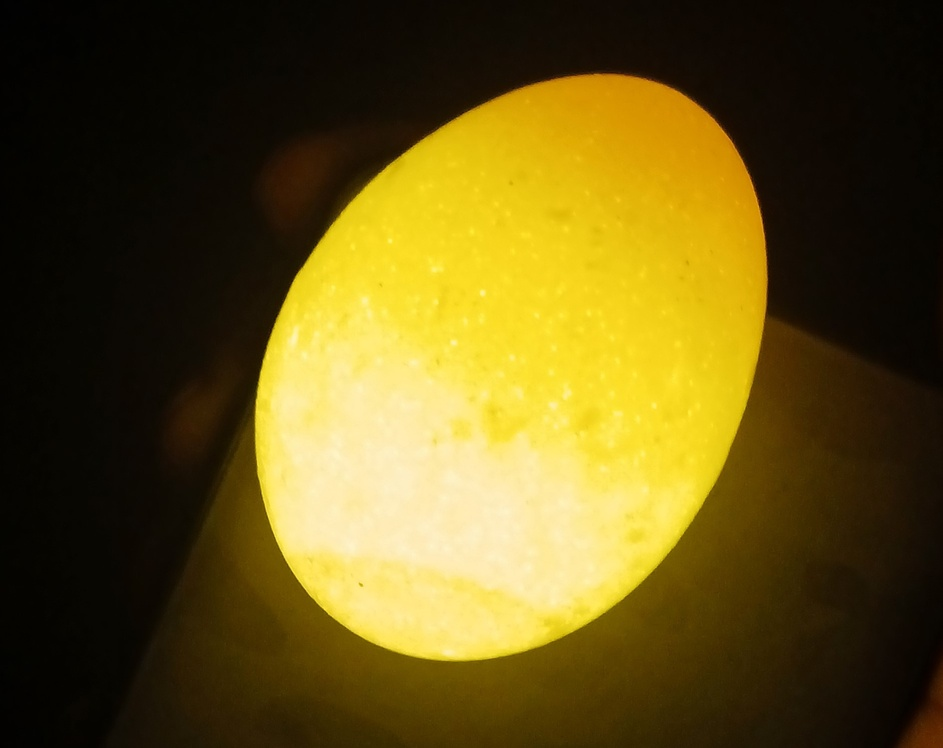
#> input picture imageSet01/f1.jpg, 943 x 748 px, shrunk from 1884 x 1494 before the run; its folder holds only this picture in this run
$ python FertilizedAndNonFertilizedEggDetector.py
#> lines starting #> are read from the running program, lines starting #| are printed output that depends on the picture; after the words box and inside, x2 and y2 are one past the last pixel; in counts of white or black regions, pixels touching at a corner belong together

import cv2
import numpy as np
import matplotlib.pyplot as plt
import os

def extract_egg_subimage(image_path):
#> called with image_path = 'imageSet01/f1.jpg'
    img = cv2.imread(image_path)
#> img is the input picture: shape (748, 943, 3); mean B, G, R 25.2, 84.1, 100.3

    # Convert to grayscale
    gray = cv2.cvtColor(img, cv2.COLOR_BGR2GRAY)
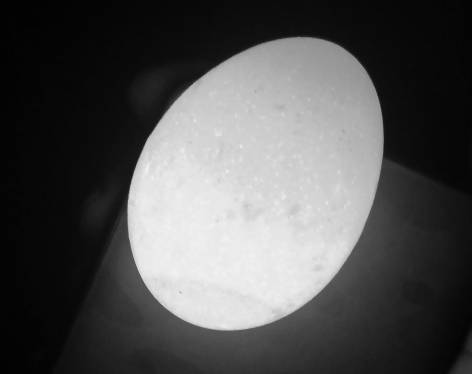
#> gray: shape (748, 943) (shown at 1/2 size); min 0, max 243, mean 82.3

    # Apply threshold
    _, binary_mask = cv2.threshold(gray, 50, 255, cv2.THRESH_BINARY)
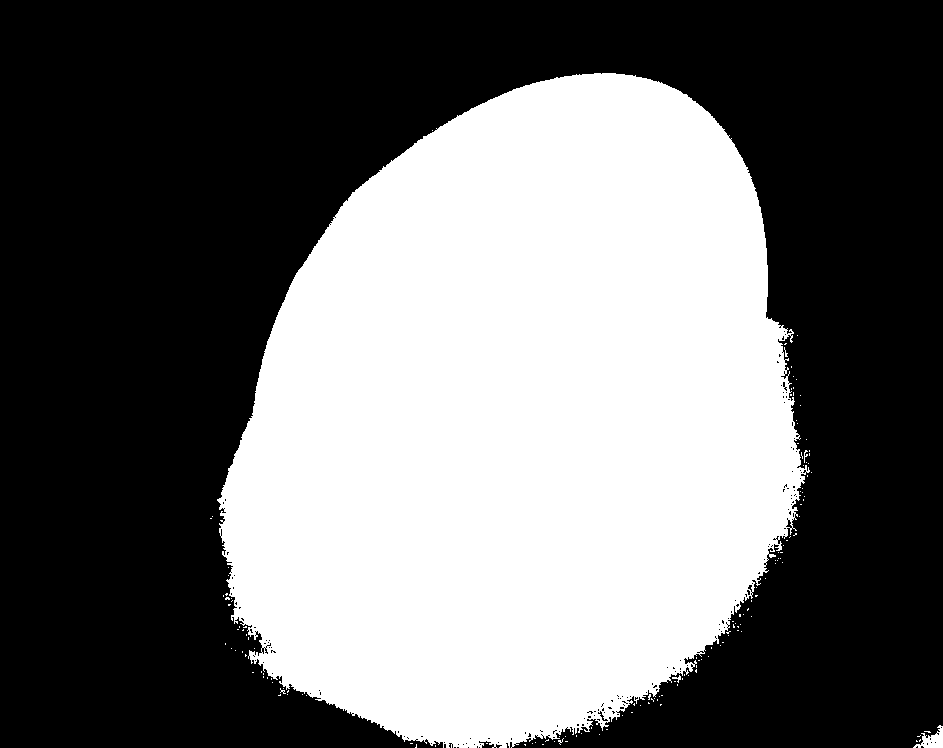
#> binary_mask: shape (748, 943); 42.3% white; 150 white regions (146 under 20 px)

    # Find contours
    contours, _ = cv2.findContours(binary_mask, cv2.RETR_EXTERNAL, cv2.CHAIN_APPROX_SIMPLE)
#> contours = 150 contours, 148 with area under 20; largest, box (x1, y1, x2, y2) and area: (217, 73, 810, 748) 296540, (913, 725, 943, 748) 280

    if contours:

        largest_contour = max(contours, key=cv2.contourArea)
#> largest_contour = contour of 2018 points, box (x1, y1, x2, y2) (217, 73, 810, 748), area 296540

        x, y, w, h = cv2.boundingRect(largest_contour)
#> x = 217; y = 73; w = 593; h = 675

        # Extract the sub-image (ROI) from the original color image
        egg_subimage = img[y:y + h, x:x + w]
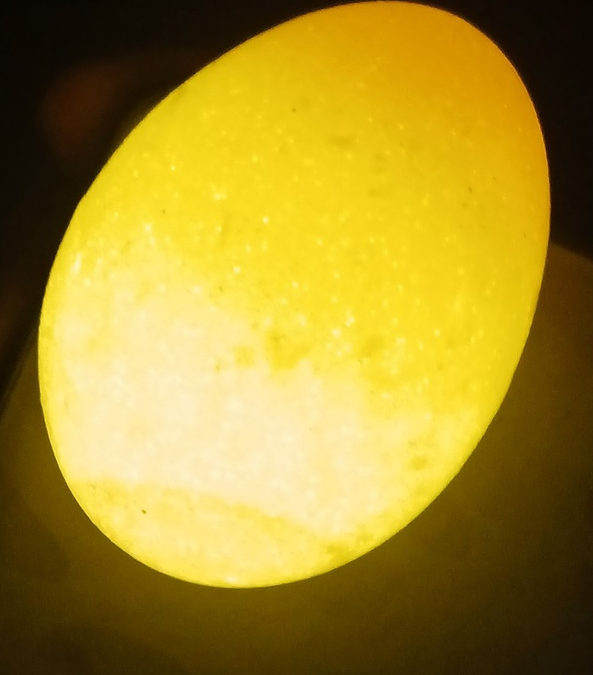
#> egg_subimage: shape (675, 593, 3); mean B, G, R 42.7, 140.1, 164.6

        return egg_subimage
    else:
        print("No egg found in the image.")
        return None

def enhance_contrast(image):
    # Apply CLAHE
    image=cv2.cvtColor(image,cv2.COLOR_BGR2GRAY)
    clahe = cv2.createCLAHE(clipLimit=2.0, tileGridSize=(8, 8))
    enhanced_image = clahe.apply(image)
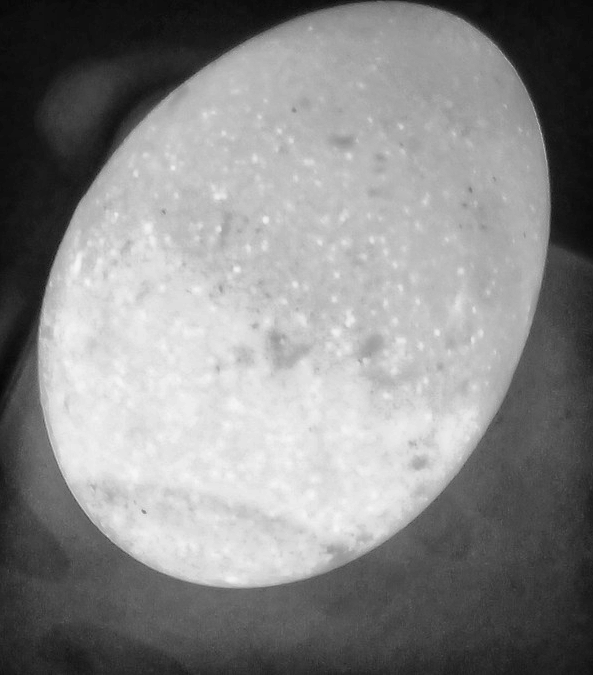
#> enhanced_image: shape (675, 593); min 7, max 245, mean 136.2
    return enhanced_image

def remove_noise(image):
    # Apply median filter to remove noise
    denoised_image = cv2.medianBlur(image, ksize=3)

    # Apply Gaussian smoothing for further noise reduction
    smoothed_image = cv2.GaussianBlur(denoised_image, (5, 5), sigmaX=0)

    return smoothed_image

def otsu_threshold(smoothed_image):
    _, binary_image = cv2.threshold(smoothed_image, 0, 255, cv2.THRESH_BINARY + cv2.THRESH_OTSU)
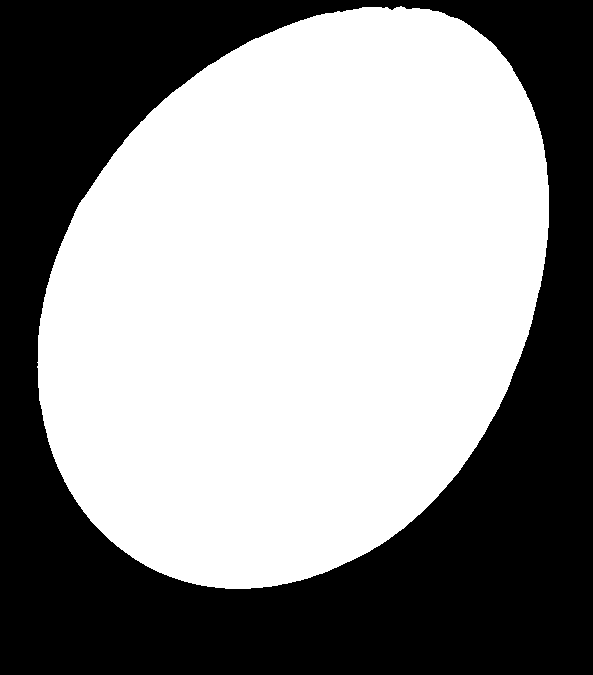
#> binary_image: shape (675, 593); 56.7% white; 1 black region
    return binary_image


def is_fertilized(thresh,image):
    gray = cv2.cvtColor(image, cv2.COLOR_BGR2GRAY)
    contours, _ = cv2.findContours(thresh, cv2.RETR_EXTERNAL, cv2.CHAIN_APPROX_SIMPLE)
#> contours = 1 contour; box (x1, y1, x2, y2) and area: (37, 6, 549, 589) 226232

    if not contours:
        return False

    # Analyze contours
    for contour in contours:
        # Create a mask for the current contour
        mask = np.zeros_like(gray)
        cv2.drawContours(mask, [contour], -1, 255, thickness=cv2.FILLED)

        # Compute the mean color inside the contour area
        mean_value = cv2.mean(gray, mask=mask)


        # The mean value should be close to 0 for a fertilized egg (black area)
        if mean_value[0] < 40:
            return True
#> this loop made 1 pass
#> mean_value on pass 1: (96.26, 0, 0, 0)
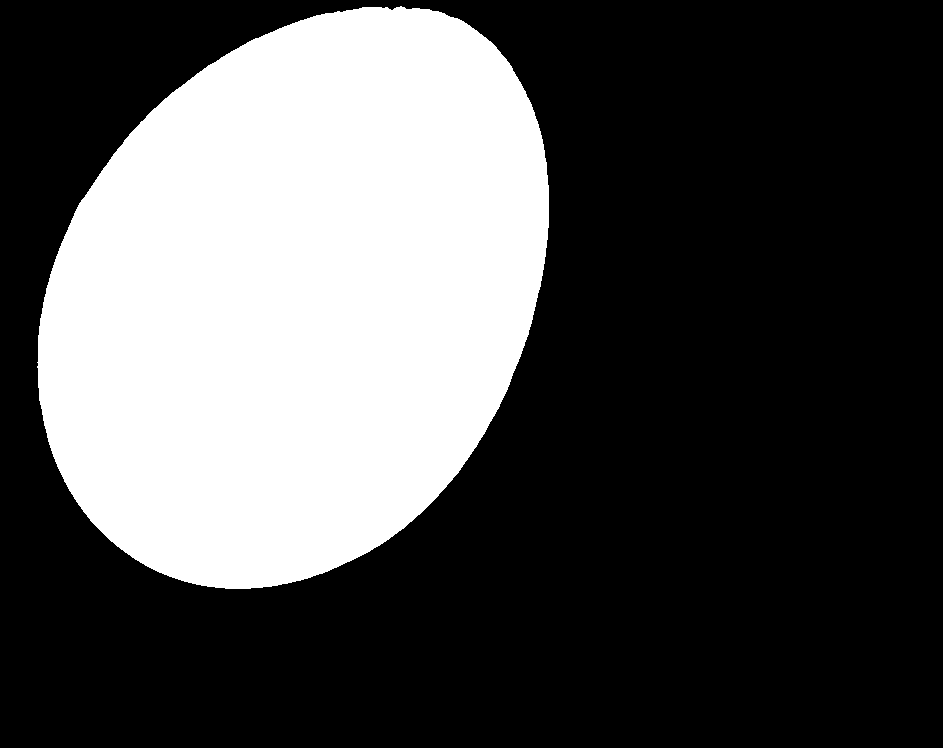
#> mask: shape (748, 943); 32.2% white; 1 white region, box (x1, y1, x2, y2) and area: (37, 6, 549, 589) 227008

    return False

def process_multiple_images(image_paths):
    for idx, image_path in enumerate(image_paths):
        isolated_egg = extract_egg_subimage(image_path)
        if isolated_egg is None:
            continue

        enhanced_egg_subimage = enhance_contrast(isolated_egg)
        final_egg_subimage = remove_noise(enhanced_egg_subimage)
        binary_result = otsu_threshold(final_egg_subimage)

        is_fertilized_result = is_fertilized(binary_result, cv2.imread(image_path))
#> is_fertilized_result = False
        fertilized_status = "Fertilized" if is_fertilized_result else "Not Fertilized"
#> fertilized_status = 'Not Fertilized'


        img = cv2.imread(image_path)

        # Plot the results
        plt.figure(figsize=(12, 6))

        plt.subplot(1, 3, 1)
        plt.imshow(cv2.cvtColor(img, cv2.COLOR_BGR2RGB))
        plt.title("Original Image")

        plt.subplot(1, 3, 2)
        plt.imshow(cv2.cvtColor(isolated_egg, cv2.COLOR_BGR2RGB))
        plt.title("Isolated Egg Subimage")

        plt.subplot(1, 3, 3)
        plt.imshow(binary_result, cmap='gray')
        plt.title(f"Thresholded Image\n({fertilized_status})")

        plt.suptitle(f"Egg Analysis {idx+1} - {fertilized_status}", fontsize=16)
        plt.show()
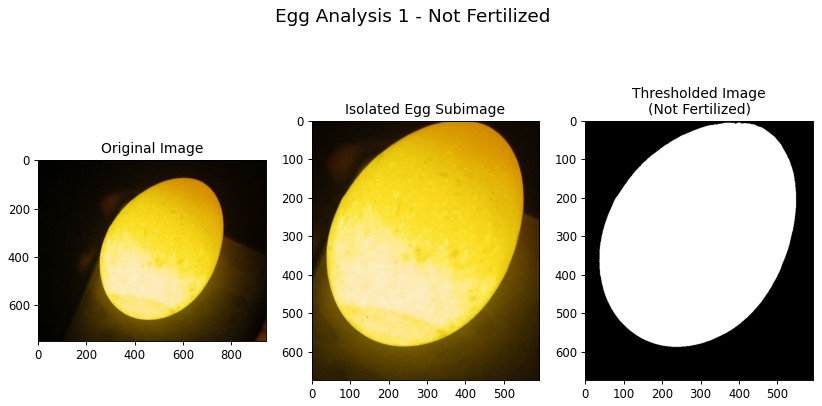
#> figure drawn by matplotlib, 3 panels


image_folder = 'imageSet01'
image_files = [f for f in os.listdir(image_folder) if f.endswith(('.jpg', '.jpeg', '.png','.webp'))]

image_paths = [os.path.join(image_folder, file) for file in image_files]

process_multiple_images(image_paths)


# Plot the rStepls
"""
image_path = "WhatsApp Image 2024-05-07 at 00.25.23_78be7af1.jpg"

isolated_egg = extract_egg_subimage(image_path)
enhanced_egg_subimage = enhance_contrast(isolated_egg)
final_egg_subimage = remove_noise(enhanced_egg_subimage)
binary_result = otsu_threshold(final_egg_subimage)

# Check if the egg is fertilized or not
is_fertilized_result = is_fertilized(binary_result, cv2.imread(image_path))
fertilized_status = "Fertilized" if is_fertilized_result else "Not Fertilized"


img = cv2.imread(image_path)


plt.subplot(2,3,1)
plt.imshow(cv2.cvtColor(img,cv2.COLOR_BGR2RGB))
plt.title("original image")

plt.subplot(2,3,2)
plt.imshow(cv2.cvtColor(isolated_egg,cv2.COLOR_BGR2RGB))
plt.title("isolated egg")

plt.subplot(2,3,3)
plt.imshow(enhanced_egg_subimage,cmap='gray')
plt.title("Enhanced Egg image")

plt.subplot(2,3,4)
plt.imshow(final_egg_subimage,cmap='gray')
plt.title(" Egg noice remove")

plt.subplot(2,3,5)
plt.imshow(binary_result,cmap='gray')
plt.title("Binary Image (Otsu)")


plt.show()
"""

$ run again, on imageSet01/f5.jpg
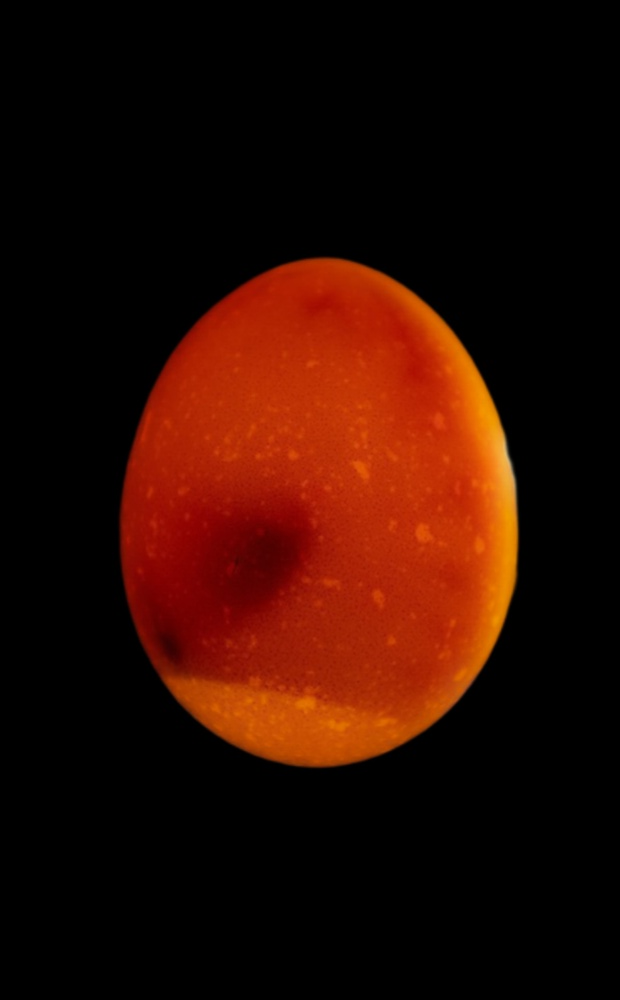
#> input picture imageSet01/f5.jpg, 620 x 1000 px, shrunk from 1191 x 1920 before the run
#> in extract_egg_subimage, img is the input picture: shape (1000, 620, 3); mean B, G, R 1.2, 11.1, 44.5
#> in extract_egg_subimage, `_, binary_mask = cv2.threshold(gray, 50, 255, cv2.THRESH_BINARY)`:
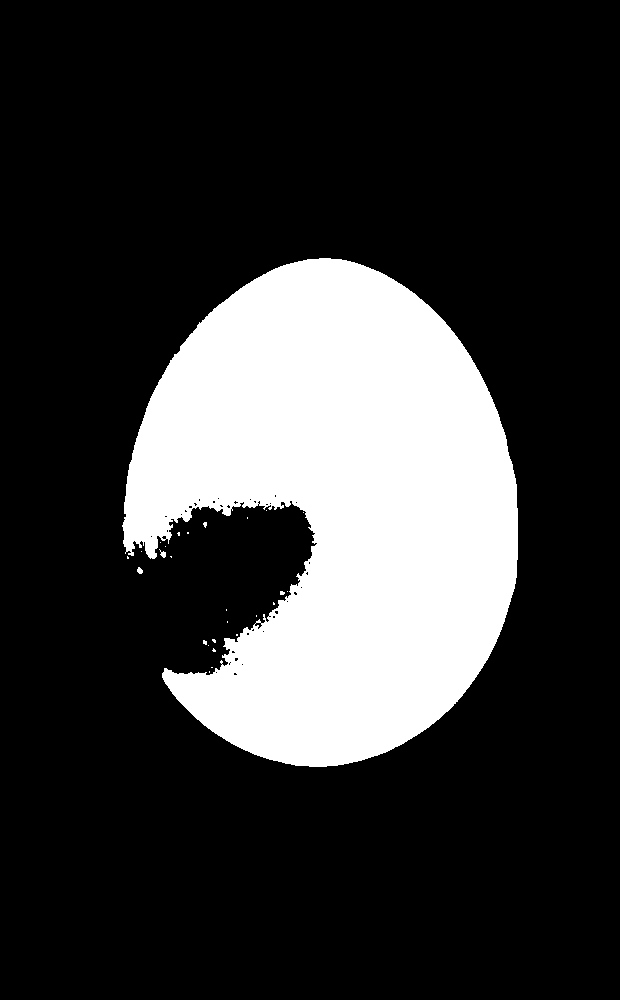
#> binary_mask: shape (1000, 620); 21.8% white; 27 white regions (24 under 20 px)
#> in extract_egg_subimage, `contours, _ = cv2.findContours(binary_mask, cv2.RETR_EXTERNAL, cv2.CHA..`: contours = 27 contours, 25 with area under 20; largest, box (x1, y1, x2, y2) and area: (122, 258, 518, 767) 134322, (137, 567, 143, 574) 22
#> largest_contour = contour of 1121 points, box (x1, y1, x2, y2) (122, 258, 518, 767), area 134322
#> x = 122; y = 258; w = 396; h = 509
#> binary_image: shape (509, 396); 70.9% white; 25 black regions (15 under 20 px)
#> in is_fertilized, `contours, _ = cv2.findContours(thresh, cv2.RETR_EXTERNAL, cv2.CHAIN_AP..`: contours = 1 contour; box (x1, y1, x2, y2) and area: (0, 0, 396, 509) 156516
#> the loop in is_fertilized, `for contour in contours:` made 1 pass
#> mean_value on pass 1: (21.96, 0, 0, 0)
#> is_fertilized_result = True
#> fertilized_status = 'Fertilized'
#> in process_multiple_images, `plt.show()`:
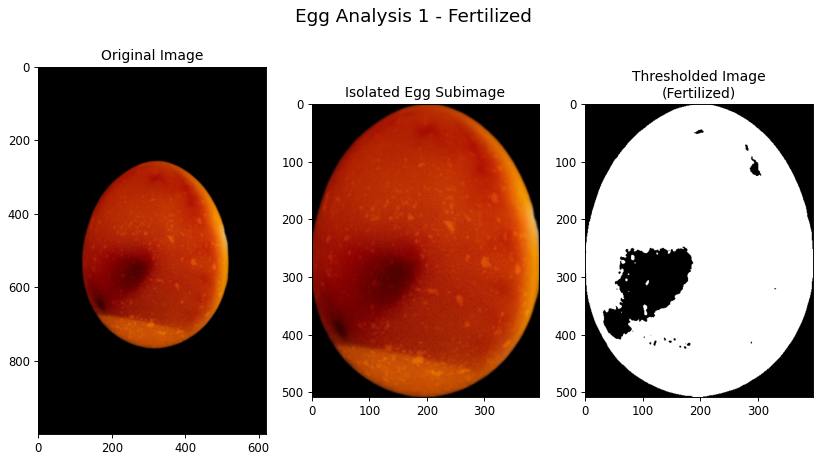
#> figure drawn by matplotlib, 3 panels

$ run again, on imageSet01/f7.jpg
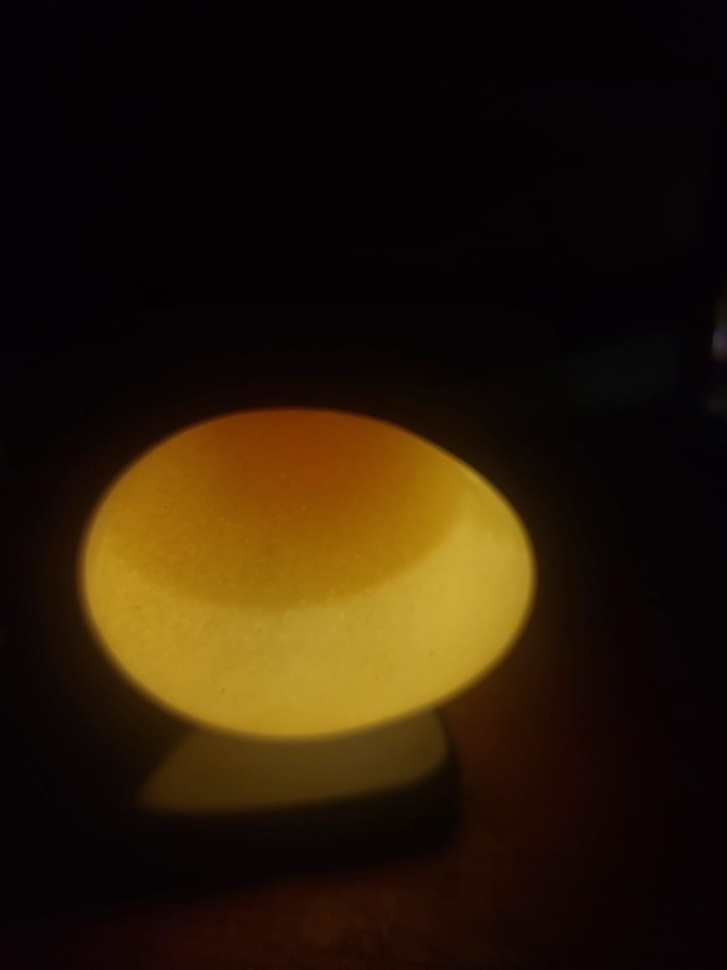
#> input picture imageSet01/f7.jpg, 727 x 970 px, shrunk from 867 x 1156 before the run
#> in extract_egg_subimage, img is the input picture: shape (970, 727, 3); mean B, G, R 7.4, 25.5, 40
#> in extract_egg_subimage, `_, binary_mask = cv2.threshold(gray, 50, 255, cv2.THRESH_BINARY)`:
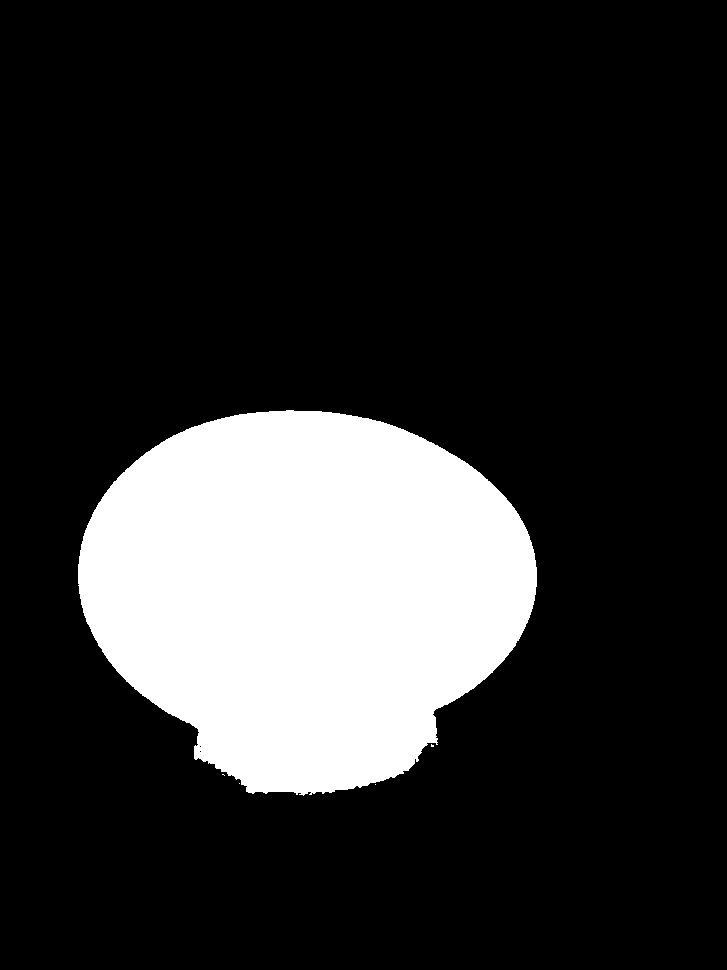
#> binary_mask: shape (970, 727); 18.6% white; 5 white regions (4 under 20 px)
#> in extract_egg_subimage, `contours, _ = cv2.findContours(binary_mask, cv2.RETR_EXTERNAL, cv2.CHA..`: contours = 5 contours, 4 with area under 20; largest, box (x1, y1, x2, y2) and area: (78, 410, 537, 796) 130242
#> largest_contour = contour of 631 points, box (x1, y1, x2, y2) (78, 410, 537, 796), area 130242
#> x = 78; y = 410; w = 459; h = 386
#> binary_image: shape (386, 459); 59.5% white; 11 black regions (5 under 20 px)
#> in is_fertilized, `contours, _ = cv2.findContours(thresh, cv2.RETR_EXTERNAL, cv2.CHAIN_AP..`: contours = 9 contours, 5 with area under 20; largest, box (x1, y1, x2, y2) and area: (6, 11, 454, 331) 103896, (274, 352, 331, 372) 638, (165, 96, 181, 105) 69, (180, 46, 189, 50) 22
#> the loop in is_fertilized, `for contour in contours:` made 1 pass
#> mean_value on pass 1: (6.22, 0, 0, 0)
#> is_fertilized_result = True
#> fertilized_status = 'Fertilized'
#> in process_multiple_images, `plt.show()`:
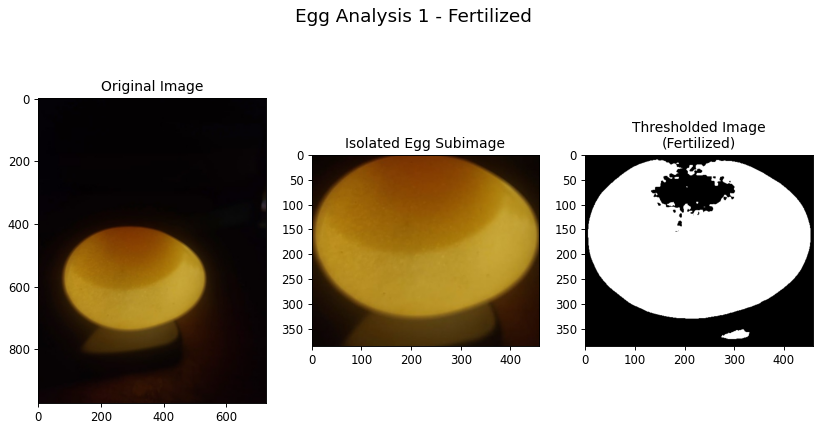
#> figure drawn by matplotlib, 3 panels
